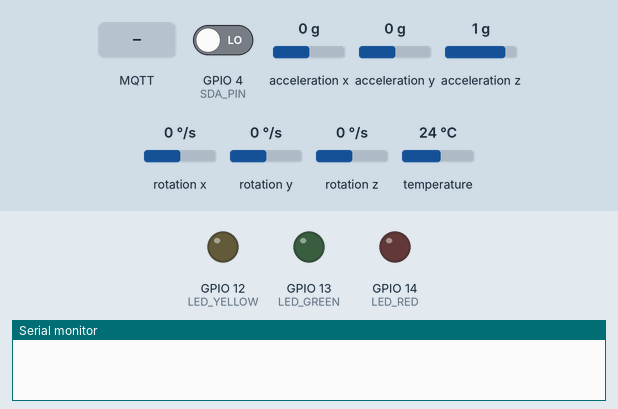
Simulated run of this program. Board: ESP8266 (Wemos D1 mini). Parts: output pins drawn as LEDs (lit = HIGH), the last lines printed to the serial monitor. Wiring (inferred from the names in the program): MPU-6050 motion sensor at I2C address 0x68; MPU-6050 motion sensor at I2C address 0x69. The test bench sets the inputs (shaded band); at power-on: GPIO 4 (SDA_PIN) LOW, acceleration x 0 g, acceleration y 0 g, acceleration z 1 g, rotation x 0 °/s, rotation y 0 °/s, rotation z 0 °/s, temperature 24 °C. WiFi joins after 1.5 s; servers stay silent unless stated; storage starts empty; random numbers use the default seed unless the program sets one; no MQTT or app messages arrive unless stated. At 5.1 s the program puts the board to deep sleep or switches it off; the recording ends there.

Above: at 0.0 s.
At 1.3 s:
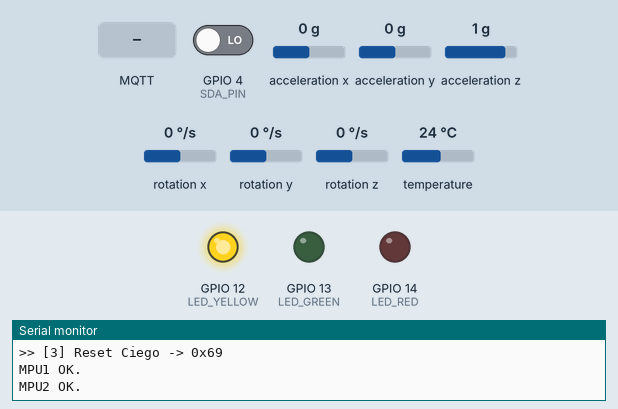
1.4 s: MQTT message "1" arrives on the first subscribed topic
At 4.9 s:
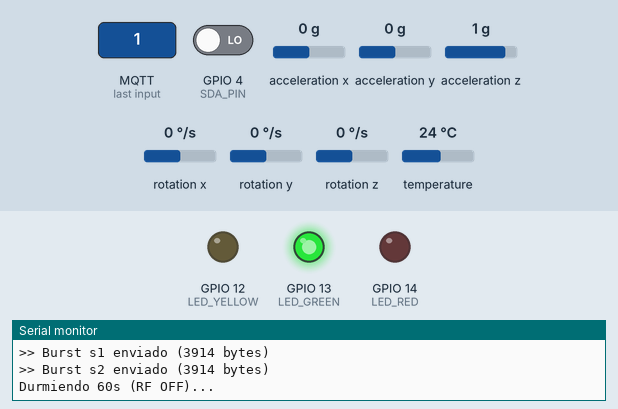
Timing chart, 0 to 5.1 s (numbered marks = the images above; inputs shaded):
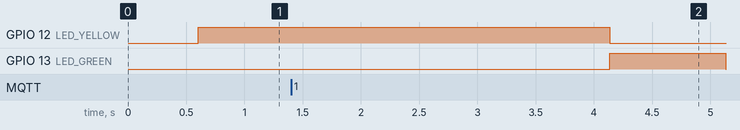

The program:

main.cpp
```cpp
/**
 * Vibranet Node v6.0 - Triaxial Snapshot & Debug Edition
 * PATCH: Soft Start + WAKE_RF_DISABLED (Solución Brownout)
 */

#include <Arduino.h>
#include <ESP8266WiFi.h>
#include <PubSubClient.h>
#include <Adafruit_MPU6050.h>
#include <Adafruit_Sensor.h>
#include <Wire.h>
#include <WiFiManager.h>
#include <FS.h>
#include <LittleFS.h>
#include <ESP8266mDNS.h>
#include <ArduinoJson.h>

#include "config.h"

// PINES
#define SDA_PIN 4
#define SCL_PIN 5
#define LED_YELLOW  12
#define LED_GREEN   13
#define LED_RED     14

// VERSIONES
#define HW_VER "1.5"
#define SW_VER "6.1" // Actualizado para reflejar el parche de energía

// VARIABLES
struct DeviceConfig {
    int mode; int sleep_time_s; int mpu_threshold; int sampling_freq; uint32_t burst_size;
};
DeviceConfig config = {1, 60, 10, 500, 256};
char node_id[32] = "dango_node_002"; // Valor por defecto si no hay config guardada
char mqtt_server[40] = ""; char mqtt_port[6] = "1883";
WiFiClient espClient; PubSubClient client(espClient);
Adafruit_MPU6050 mpu1; Adafruit_MPU6050 mpu2;
bool mpu1_active = false; bool mpu2_active = false;
bool shouldSaveConfig = false;

// ================= HELPERS VISUALES =================
void setStatus(int pinOn) {
    digitalWrite(LED_YELLOW, (pinOn == LED_YELLOW) ? HIGH : LOW);
    digitalWrite(LED_GREEN, (pinOn == LED_GREEN) ? HIGH : LOW);
    digitalWrite(LED_RED, (pinOn == LED_RED) ? HIGH : LOW);
}

void blinkErrorAndRestart() {
    Serial.println("!!! FALLO CRITICO - REINICIANDO SISTEMA !!!");
    for(int i=0; i<5; i++) { digitalWrite(LED_RED, HIGH); delay(100); digitalWrite(LED_RED, LOW); delay(100); }
    ESP.restart();
}

void printCurrentConfig() {
    Serial.println("\n--- CONFIGURACION ACTUAL ---");
    Serial.print("Modo: "); Serial.println(config.mode == 1 ? "BURST (FFT)" : "SNAPSHOT (Acel)");
    Serial.print("Sleep: "); Serial.print(config.sleep_time_s); Serial.println(" s");
    Serial.print("Umbral: "); Serial.println(config.mpu_threshold);
    Serial.print("Freq: "); Serial.println(config.sampling_freq);
    Serial.println("----------------------------\n");
}

// ================= I2C RECOVERY =================
void aggressiveBusRecover() {
    Serial.println(">> [1] Lavado de Bus I2C...");
    pinMode(SDA_PIN, INPUT_PULLUP); pinMode(SCL_PIN, OUTPUT);
    for (int i = 0; i < 16; i++) {
        digitalWrite(SCL_PIN, LOW); delayMicroseconds(10);
        if (i == 8) pinMode(SDA_PIN, INPUT_PULLUP);
        digitalWrite(SCL_PIN, HIGH); delayMicroseconds(10);
        if (digitalRead(SDA_PIN) == HIGH && i > 8) break;
    }
    pinMode(SDA_PIN, OUTPUT); digitalWrite(SDA_PIN, LOW); delayMicroseconds(10);
    digitalWrite(SCL_PIN, HIGH); delayMicroseconds(10); digitalWrite(SDA_PIN, HIGH); delayMicroseconds(10);
    pinMode(SDA_PIN, INPUT); pinMode(SCL_PIN, INPUT);
}

void groundingPins() {
    Serial.println(">> [2] Grounding SDA/SCL...");
    pinMode(SDA_PIN, OUTPUT); digitalWrite(SDA_PIN, LOW); pinMode(SCL_PIN, OUTPUT); digitalWrite(SCL_PIN, LOW);
    delay(100); pinMode(SDA_PIN, INPUT); pinMode(SCL_PIN, INPUT);
}

void blindSensorReset(uint8_t addr) {
    Wire.beginTransmission(addr); Wire.write(0x6B); Wire.write(0x80); Wire.endTransmission();
    Serial.print(">> [3] Reset Ciego -> 0x"); Serial.println(addr, HEX);
}

// ================= CONFIG JSON =================
void loadMQTTConfig() { if (LittleFS.exists("/mqtt_config.json")) { File f = LittleFS.open("/mqtt_config.json", "r"); if (f) { DynamicJsonDocument doc(512); deserializeJson(doc, f); strcpy(mqtt_server, doc["server"]); strcpy(mqtt_port, doc["port"]); f.close(); } } }
void saveMQTTConfig() { DynamicJsonDocument doc(512); doc["server"] = mqtt_server; doc["port"] = mqtt_port; File f = LittleFS.open("/mqtt_config.json", "w"); if (f) { serializeJson(doc, f); f.close(); } }
void loadSystemConfig() { if (LittleFS.exists("/sys_config.json")) { File f = LittleFS.open("/sys_config.json", "r"); if (f) { DynamicJsonDocument doc(512); deserializeJson(doc, f); config.mode = doc["mode"]|1; config.sleep_time_s = doc["sleep"]|900; config.mpu_threshold = doc["thr"]|20; config.sampling_freq = doc["freq"]|500; config.burst_size = doc["bsize"]|256; if(doc.containsKey("id")) strlcpy(node_id, doc["id"], sizeof(node_id)); f.close(); } } }
void saveSystemConfig() { File f = LittleFS.open("/sys_config.json", "w"); if (!f) return; DynamicJsonDocument doc(512); doc["mode"]=config.mode; doc["sleep"]=config.sleep_time_s; doc["thr"]=config.mpu_threshold; doc["freq"]=config.sampling_freq; doc["bsize"]=config.burst_size; doc["id"] = node_id; serializeJson(doc, f); f.close(); }
void saveConfigCallback() { shouldSaveConfig = true; }

// ================= CONFIG SENSORES =================
void setupMPU_Latch(Adafruit_MPU6050 &mpu, int MPU_ADDR) {
    // 1. Reset y Wake Up
    Wire.beginTransmission(MPU_ADDR); Wire.write(0x6B); Wire.write(0x00); Wire.endTransmission();

    // 2. Filtro Pasa Altos (5Hz) - Para que no detecte gravedad estática
    Wire.beginTransmission(MPU_ADDR); Wire.write(0x1C); Wire.write(0x01); Wire.endTransmission();

    // 3. CONFIGURACIÓN DEL PIN (CRÍTICO)
    // Usamos 0xF0 (11110000) -> Active Low, Open Drain, Latch.
    // Open Drain es OBLIGATORIO si tienes dos sensores unidos.
    Wire.beginTransmission(MPU_ADDR); Wire.write(0x37); Wire.write(0xF0); Wire.endTransmission();

    // 4. Umbral de detección (Motion Threshold)
    Wire.beginTransmission(MPU_ADDR); Wire.write(0x1F); Wire.write(config.mpu_threshold); Wire.endTransmission();

    // 5. Duración (Motion Duration) - 1ms
    Wire.beginTransmission(MPU_ADDR); Wire.write(0x20); Wire.write(1); Wire.endTransmission();

    // 6. HABILITAR INTERRUPCIÓN (FALTABA ESTO)
    // Sin esto, el sensor mide el golpe pero no avisa por el pin INT.
    Wire.beginTransmission(MPU_ADDR); Wire.write(0x38); Wire.write(0x40); Wire.endTransmission();
}

// Función para limpiar la interrupción del MPU (Desbloquear el Latch)
void clearMPUInterrupt(uint8_t addr) {
    Wire.beginTransmission(addr);
    Wire.write(0x3A); // Registro INT_STATUS
    Wire.endTransmission();
    Wire.requestFrom(addr, (uint8_t)1);
    Wire.read(); // Leemos el byte para limpiar el flag
    // Serial.println(">> INT Limpiado para addr 0x" + String(addr, HEX));
}

// ================= CAPTURA SNAPSHOT TRIAXIAL (X, Y, Z) =================
bool runSnapshotMode(Adafruit_MPU6050 &mpu, String sensorName) {
    sensors_event_t a, g, t;
    mpu.getEvent(&a, &g, &t);

    // DEBUG SERIAL: Ver los datos capturados
    Serial.print(">> [" + sensorName + "] SNAPSHOT: ");
    Serial.print("X:"); Serial.print(a.acceleration.x, 2);
    Serial.print(" Y:"); Serial.print(a.acceleration.y, 2);
    Serial.print(" Z:"); Serial.println(a.acceleration.z, 2);

    StaticJsonDocument<384> doc;
    doc["id"] = node_id;
    doc["t"] = "snap";
    doc["s"] = sensorName;

    // AHORA ENVIAMOS LAS 3 DIRECCIONES
    doc["ax"] = serialized(String(a.acceleration.x, 2));
    doc["ay"] = serialized(String(a.acceleration.y, 2));
    doc["az"] = serialized(String(a.acceleration.z, 2));

    // VCC ya se manda en heartbeat, no hace falta aquí.

    char buffer[384];
    serializeJson(doc, buffer);
    return client.publish("vibranet/data", buffer);
}

// ================= CAPTURA BURST TRIAXIAL =================
bool performBurstCapture(Adafruit_MPU6050 &mpu, String sensorName) {
    mpu.enableSleep(false); mpu.enableCycle(false); mpu.setFilterBandwidth(MPU6050_BAND_260_HZ);

    if (ESP.getFreeHeap() < 15000) { Serial.println("RAM Baja -> 128 muestras"); config.burst_size = 128; }

    float *waveformX = new (std::nothrow) float[config.burst_size];
    float *waveformY = new (std::nothrow) float[config.burst_size];
    float *waveformZ = new (std::nothrow) float[config.burst_size];

    if (!waveformX || !waveformY || !waveformZ) {
        Serial.println("Error RAM");
        if (waveformX) delete[] waveformX;
        if (waveformY) delete[] waveformY;
        if (waveformZ) delete[] waveformZ;
        return false;
    }

    unsigned long period = 1000000 / config.sampling_freq;
    unsigned long nextSample = micros();
    sensors_event_t a, g, t;

    for (uint32_t i = 0; i < config.burst_size; i++) {
        while (micros() < nextSample) yield();
        mpu.getEvent(&a, &g, &t);
        waveformX[i] = a.acceleration.x; waveformY[i] = a.acceleration.y; waveformZ[i] = a.acceleration.z;
        nextSample += period;
    }

    String payload = ""; payload.reserve(500 + (config.burst_size * 22));
    payload = "{\"id\":\"" + String(node_id) + "\",\"s\":\"" + sensorName + "\",\"t\":\"burst\",\"fs\":" + String(config.sampling_freq) + ",";

    payload += "\"dx\":["; for (uint32_t i=0; i<config.burst_size; i++) { payload += String(waveformX[i], 2); if(i<config.burst_size-1) payload+=","; } payload += "],";
    payload += "\"dy\":["; for (uint32_t i=0; i<config.burst_size; i++) { payload += String(waveformY[i], 2); if(i<config.burst_size-1) payload+=","; } payload += "],";
    payload += "\"dz\":["; for (uint32_t i=0; i<config.burst_size; i++) { payload += String(waveformZ[i], 2); if(i<config.burst_size-1) payload+=","; } payload += "]}";

    bool res = client.publish("vibranet/burst", payload.c_str(), false);
    if(res) Serial.println(">> Burst " + sensorName + " enviado (" + String(payload.length()) + " bytes)");

    delete[] waveformX; delete[] waveformY; delete[] waveformZ;
    return res;
}

// ================= LEER VOLTAJE DE BATERÍA =================
float leerBateria() {
  // 1. Leemos el valor crudo (0 a 1023)
  int adcRaw = analogRead(A0);

  // 2. Convertimos ese número a Voltaje que llega al pin (0V a 1.0V)
  //    (1.0V / 1023 pasos = 0.0009775)
  float voltajePin = adcRaw * 0.0009775;

  // 3. Deshacemos el Divisor Resistivo (470k + 100k) / 100k = 5.7
  //    Multiplicamos por 5.7 para saber qué voltaje había ANTES de las resistencias
  float voltajeDivisor = voltajePin * 5.7;

  // 4. Sumamos lo que se comió el Diodo Schottky (Tu medición: 0.2V)
  float voltajeBateria = voltajeDivisor + 0.2;

  // --- Opcional: Ajuste fino ---
  // Si con esto te marca 4.05V y el multímetro dice 4.02V, cambia el 0.2 por 0.17

  return voltajeBateria;
}

// ================= HEARTBEAT & CALLBACKS =================
void publishStatus(String reason) {
    StaticJsonDocument<512> doc; // Aumentamos tamaño para SSID y versiones
    doc["id"] = node_id;
    doc["t"] = "status";
    doc["reason"] = reason;

    // Datos Dinámicos
    float vcc = leerBateria();
    doc["bat"] = serialized(String(vcc, 2));
    doc["ip"] = WiFi.localIP().toString();
    doc["rssi"] = WiFi.RSSI();
    doc["ssid"] = WiFi.SSID(); // <--- NUEVO: Red actual

    // Datos Estáticos (Versiones)
    doc["hw"] = HW_VER;       // <--- NUEVO
    doc["sw"] = SW_VER;       // <--- NUEVO

    // Configuración
    JsonObject cfg = doc.createNestedObject("conf");
    cfg["mode"] = config.mode;
    cfg["sleep"] = config.sleep_time_s;
    cfg["thr"] = config.mpu_threshold;
    cfg["fs"] = config.sampling_freq;

    char buffer[512];
    serializeJson(doc, buffer);

    String statusTopic = "vibranet/status/" + String(node_id);
    client.publish(statusTopic.c_str(), buffer, true);
    Serial.println(">> Status enviado (v" + String(SW_VER) + ") en red: " + WiFi.SSID());
}

void mqttCallback(char* topic, byte* payload, unsigned int length) {
    StaticJsonDocument<200> doc;
    DeserializationError error = deserializeJson(doc, payload, length);
    if (error) { Serial.println("Error JSON Config"); return; }

    bool changed = false; bool restartRequired = false; // Bandera para saber si reiniciamos
    Serial.println("\n--- Recibiendo Config Remota ---");
    if (doc.containsKey("id")) {
        const char* newId = doc["id"];
        if (strcmp(node_id, newId) != 0) { // Solo si es diferente
            strlcpy(node_id, newId, sizeof(node_id));
            Serial.println("Update NODE ID -> " + String(node_id));
            changed = true;
            restartRequired = true; // El ID requiere reinicio obligatorio
        }
    }
    if (doc.containsKey("sleep")) { config.sleep_time_s = doc["sleep"]; Serial.println("Update Sleep -> " + String(config.sleep_time_s)); changed = true; }
    if (doc.containsKey("mode"))  { config.mode = doc["mode"]; Serial.println("Update Mode -> " + String(config.mode)); changed = true; }
    if (doc.containsKey("thr"))   { config.mpu_threshold = doc["thr"]; Serial.println("Update Thr -> " + String(config.mpu_threshold)); changed = true; }
    if (doc.containsKey("fs"))    { config.sampling_freq = doc["freq"]; Serial.println("Update Freq -> " + String(config.sampling_freq)); changed = true; }

    if (changed) {
        saveSystemConfig();
        publishStatus("config_updated");
        printCurrentConfig(); // Muestra la config final tras el cambio
        if (restartRequired) {
            Serial.println(">> ID CAMBIADO. REINICIANDO EN 1s...");
            delay(1000);
            ESP.restart();
        }
    }
}
// ================= SETUP =================
void setup() {
    // 1. Iniciar Serial y esperar estabilización
    delay(500);
    Serial.begin(115200);
    Serial.println("\n\n>>> ARRANQUE VIBRANET V6.2 (LOW POWER MODE) <<<");

    // -----------------------------------------------------------
    // TRUCO SALVAVIDAS: LIMITAR CORRIENTE DEL WIFI
    // -----------------------------------------------------------
    // Forzamos modo estación primero
    WiFi.mode(WIFI_STA);

    // Ponemos la potencia de salida al MÍNIMO (0 dBm)
    // Esto reduce el pico de consumo drásticamente.
    // Rango: 0 (min) a 20.5 (max)
    WiFi.setOutputPower(0);
    // -----------------------------------------------------------

    aggressiveBusRecover(); groundingPins();
    pinMode(LED_YELLOW, OUTPUT); pinMode(LED_GREEN, OUTPUT); pinMode(LED_RED, OUTPUT);
    setStatus(LED_YELLOW);

    LittleFS.begin(); loadMQTTConfig(); loadSystemConfig();

    // DEBUG: Ver qué ID estamos usando
    Serial.print("Node ID: "); Serial.println(node_id);
    printCurrentConfig();

    Wire.begin(); Wire.setClock(10000); delay(50);
    blindSensorReset(MPU1_ADDR); blindSensorReset(MPU2_ADDR); delay(100);
    Wire.setClock(100000);

    if (!mpu1.begin(MPU1_ADDR)) { Serial.println("ERROR: MPU1 no responde."); blinkErrorAndRestart(); }
    else { Serial.println("MPU1 OK."); mpu1_active = true; mpu1.setAccelerometerRange(MPU6050_RANGE_4_G); mpu1.setFilterBandwidth(MPU6050_BAND_21_HZ); }

    if (mpu2.begin(MPU2_ADDR)) { Serial.println("MPU2 OK."); mpu2_active = true; mpu2.setAccelerometerRange(MPU6050_RANGE_4_G); mpu2.setFilterBandwidth(MPU6050_BAND_21_HZ); }

    WiFiManager wm;
    wm.setSaveConfigCallback(saveConfigCallback);

    // AUMENTA EL TIMEOUT para darle tiempo si la señal es débil por la baja potencia
    wm.setConnectTimeout(30);
    wm.setConfigPortalTimeout(120);

    WiFiManagerParameter custom_mqtt_server("server", "MQTT Server IP", mqtt_server, 40);
    WiFiManagerParameter custom_mqtt_port("port", "MQTT Port", mqtt_port, 6);
    wm.addParameter(&custom_mqtt_server); wm.addParameter(&custom_mqtt_port);

    if (!wm.autoConnect("VibraNet_AP")) {
        Serial.println("WiFi Fail");
        // Si falla, dormimos SIN radio para ahorrar energía
        ESP.deepSleep(5e6, WAKE_RF_DISABLED);
    }

    // --- OPCIONAL: SUBIDA DE POTENCIA ---
    // COMENTADO POR SEGURIDAD: Si usas el conversor USB-TTL, descomentar esto
    // podría causar un reinicio justo ahora. Déjalo comentado para la prueba.
    // WiFi.setOutputPower(10);

    if (shouldSaveConfig) { strcpy(mqtt_server, custom_mqtt_server.getValue()); strcpy(mqtt_port, custom_mqtt_port.getValue()); saveMQTTConfig(); }

    // CORRECCIÓN: Borrada la línea duplicada que tenías aquí
    client.setServer(mqtt_server, atoi(mqtt_port)); client.setCallback(mqttCallback); client.setBufferSize(8192);

    // Usamos la variable 'node_id' en lugar de la constante NODE_ID
    String clientId = String(node_id) + "_" + String(random(0xffff), HEX);

    if (client.connect(clientId.c_str())) {
        Serial.println("MQTT Conectado.");
        // Suscripción dinámica basada en el nombre actual
        client.subscribe(("vibranet/config/"+String(node_id)).c_str());

        // --- SALA DE ESPERA (500ms) ---
        Serial.print("Esperando config remota...");
        unsigned long startWait = millis();
        while (millis() - startWait < 500) { client.loop(); delay(10); }
        Serial.println(" Listo.");

        publishStatus("wake_up");

        // EJECUCIÓN SEGÚN MODO
        if (config.mode == 1) { // BURST
            Serial.println(">> Iniciando Captura BURST...");
            if (mpu1_active) performBurstCapture(mpu1, "s1");
            if (mpu2_active) performBurstCapture(mpu2, "s2");
        } else { // SNAPSHOT
            Serial.println(">> Iniciando Captura SNAPSHOT...");
            if (mpu1_active) runSnapshotMode(mpu1, "s1");
            if (mpu2_active) runSnapshotMode(mpu2, "s2");
        }

        if (mpu1_active) setupMPU_Latch(mpu1, MPU1_ADDR);
        if (mpu2_active) setupMPU_Latch(mpu2, MPU2_ADDR);

        // Limpiamos cualquier interrupción pendiente para que el pin INT suba a HIGH
        if (mpu1_active) clearMPUInterrupt(MPU1_ADDR);
        if (mpu2_active) clearMPUInterrupt(MPU2_ADDR);
        delay(150);
        // -------------------------

        Serial.println("Durmiendo " + String(config.sleep_time_s) + "s (RF OFF)...");
        setStatus(LED_GREEN); delay(1000); setStatus(-1);

        // >>> DEEP SLEEP MEJORADO <<<
        // WAKE_RF_DISABLED: El próximo despertar será con la radio APAGADA,
        // evitando el pico de corriente inicial.
        ESP.deepSleep(config.sleep_time_s * 1000000ULL, WAKE_RF_DISABLED);

    } else {
        Serial.println("MQTT Fail -> Sleep 5s");
        // También usamos RF DISABLED aquí por seguridad
        ESP.deepSleep(5 * 1000000ULL, WAKE_RF_DISABLED);
    }
}

void loop() {}
```

Source omitted: scanner_i2c.cpp (740 bytes), config.h (1182 bytes)
